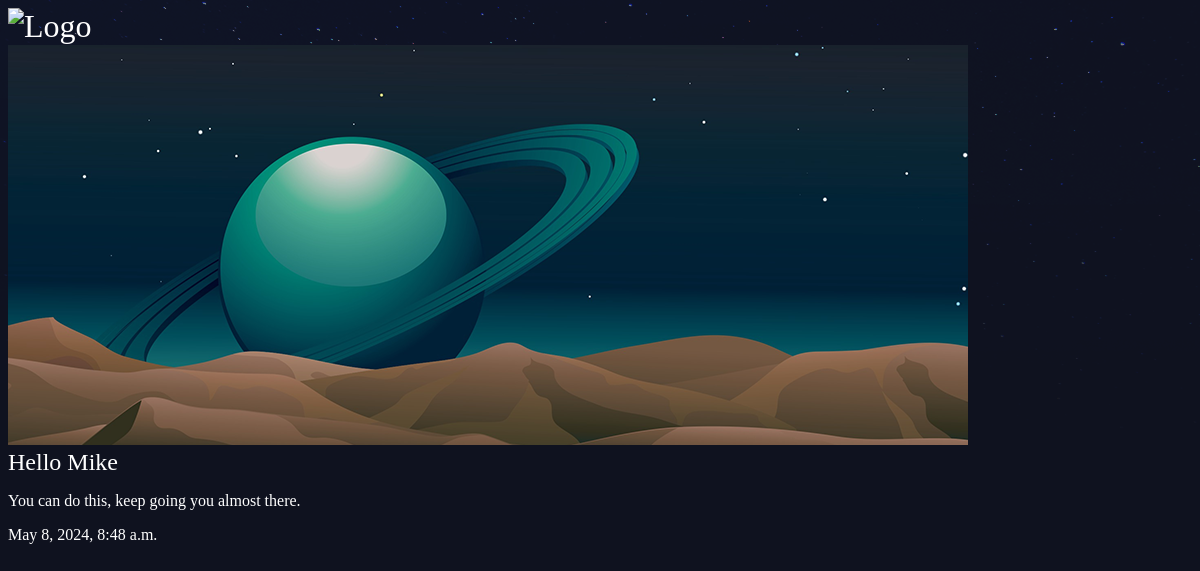
Screenshot of /articles/hello-mike/ with the database file from the repository.
### articles/models.py (models this page shows, shortened)
class Article(models.Model):
    title = models.CharField(max_length=100)
    slug  = models.SlugField()
    body  = models.TextField()
    date  = models.DateTimeField(auto_now_add=True)
    thumb = models.ImageField(default='default.png', blank=True)

### articles/views.py (the view)
# urls.py: re_path(r'^(?P<slug>[\w-]+)/$', views.article_details, name="detail"),
def article_details(request, slug):
    article = Article.objects.get(slug = slug)
    return render(request, 'articles/article_detail.html', {'article': article})

### articles/templates/articles/article_detail.html
{% extends 'base_layout.html' %}
{% block content %}
<div class="article-detail">
    <div class="article">
        <img src="{{ article.thumb.url }}" />
        <h2>{{ article.title }}</h2>
        <p>{{ article.body }}</p>
        <p>{{ article.date }}</p>
    </div>
</div>
{% endblock %}

### assets/styles.css (style rules this page uses)
body { background-color: #0f121f; background-image: url(stars.png); background-repeat: no-repeat; color: #fff; }
body * { font-family: Ubuntu; }
h1, h2, h3, h4, h5 { font-weight: normal; margin: 0; }

### rows the page displays
Article: thumb (placeholder picture), title "Hello Mike", body "You can do this, keep going you almost there.", date "May 8, 2024, 8:48 a.m."
